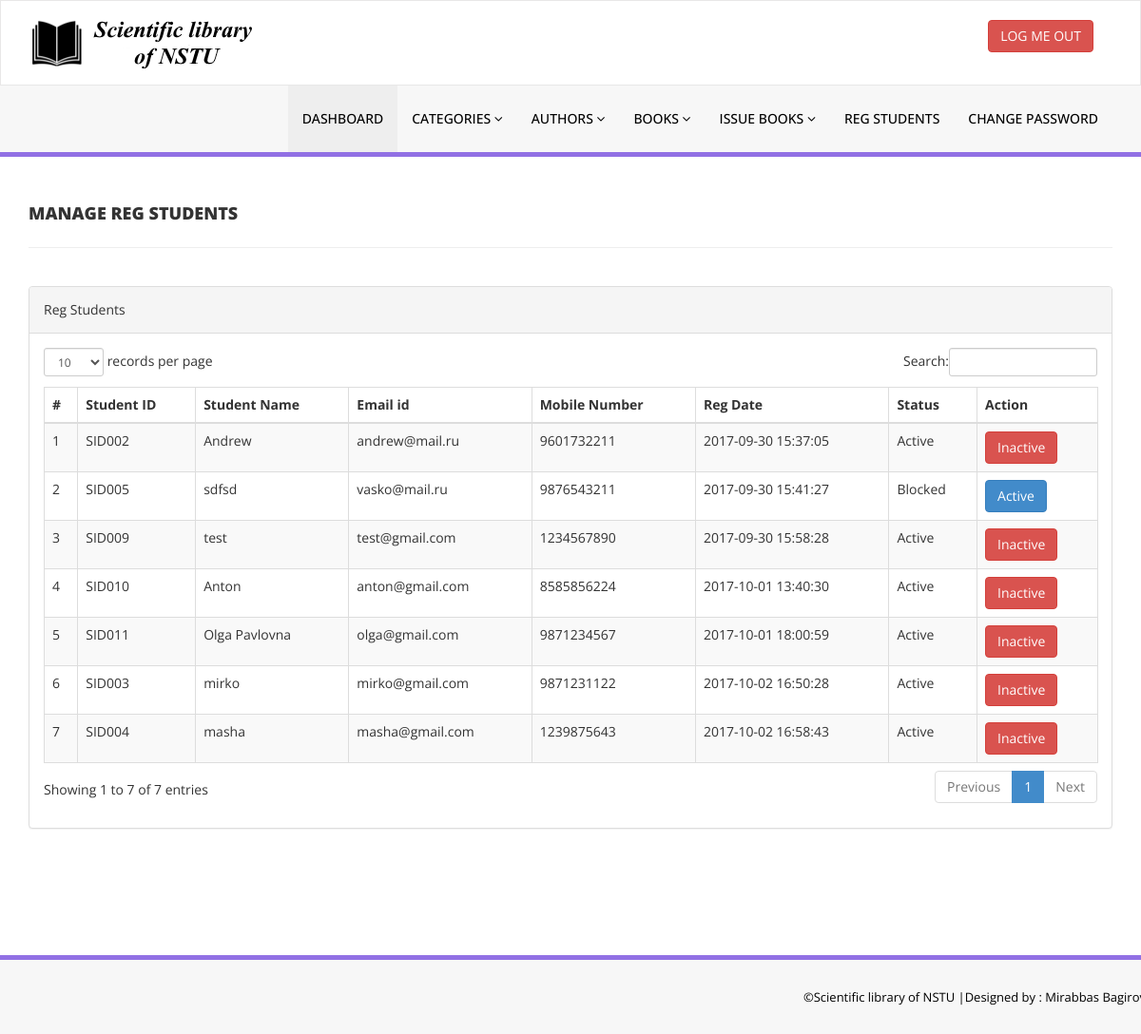
Screenshot of /nstu_library/admin/reg-students.php (signed in) with the database file from the repository.
### tables this page shows
CREATE TABLE `tblstudents` (
  `id` int(11) NOT NULL,
  `StudentId` varchar(100) DEFAULT NULL,
  `FullName` varchar(120) DEFAULT NULL,
  `EmailId` varchar(120) DEFAULT NULL,
  `MobileNumber` char(11) DEFAULT NULL,
  `Password` varchar(120) DEFAULT NULL,
  `Status` int(1) DEFAULT NULL,
  `RegDate` timestamp NULL DEFAULT CURRENT_TIMESTAMP,
  `UpdationDate` timestamp NULL DEFAULT NULL ON UPDATE CURRENT_TIMESTAMP
);

### nstu_library/admin/reg-students.php (the view, shortened to what this page needs)
<?php
include('includes/config.php');
if(strlen($_SESSION['alogin'])==0)
    {
header('location:index.php');
}
else{
    ?>
<!DOCTYPE html>
<html xmlns="http://www.w3.org/1999/xhtml">
<head>
    <link href="assets/css/bootstrap.css" rel="stylesheet" />
    <link href="assets/css/font-awesome.css" rel="stylesheet" />
    <link href="assets/js/dataTables/dataTables.bootstrap.css" rel="stylesheet" />
    <link href="assets/css/style.css" rel="stylesheet" />
</head>
<body>
<?php include('includes/header.php');?>
    <div class="content-wrapper">
         <div class="container">
        <div class="row pad-botm">
            <div class="col-md-12">
                <h4 class="header-line">Manage Reg Students</h4>
    </div>
        </div>
            <div class="row">
                <div class="col-md-12">
                    <div class="panel panel-default">
                        <div class="panel-heading">
                          Reg Students
                        </div>
                        <div class="panel-body">
                            <div class="table-responsive">
                                <table class="table table-striped table-bordered table-hover" id="dataTables-example">
                                    <thead>
                                        <tr>
                                            <th>#</th>
                                            <th>Student ID</th>
                                            <th>Student Name</th>
                                            <th>Email id </th>
                                            <th>Mobile Number</th>
                                            <th>Reg Date</th>
                                            <th>Status</th>
                                            <th>Action</th>
                                        </tr>
                                    </thead>
                                    <tbody>
<?php $sql = "SELECT * from tblstudents";
$query = $dbh -> prepare($sql);
$query->execute();
$results=$query->fetchAll(PDO::FETCH_OBJ);
$cnt=1;
if($query->rowCount() > 0)
{
foreach($results as $result)
{               ?>
                                        <tr class="odd gradeX">
                                            <td class="center"><?php echo htmlentities($cnt);?></td>
                                            <td class="center"><?php echo htmlentities($result->StudentId);?></td>
                                            <td class="center"><?php echo htmlentities($result->FullName);?></td>
                                            <td class="center"><?php echo htmlentities($result->EmailId);?></td>
                                            <td class="center"><?php echo htmlentities($result->MobileNumber);?></td>
                                             <td class="center"><?php echo htmlentities($result->RegDate);?></td>
                                            <td class="center"><?php if($result->Status==1)
                                            {
                                                echo htmlentities("Active");
                                            } else {
                                            echo htmlentities("Blocked");
}
                                            ?></td>
                                            <td class="center">
<?php if($result->Status==1)
 {?>
<a href="reg-students.php?inid=<?php echo htmlentities($result->id);?>" onclick="return confirm('Are you sure you want to block this student?');"" >  <button class="btn btn-danger"> Inactive</button>
<?php } else {?>
                                            <a href="reg-students.php?id=<?php echo htmlentities($result->id);?>" onclick="return confirm('Are you sure you want to active this student?');""><button class="btn btn-primary"> Active</button>
                                            <?php } ?>
                                            </td>
                                        </tr>
 <?php $cnt=$cnt+1;}} ?>
                                    </tbody>
                                </table>
                            </div>
                        </div>
                    </div>
                </div>
            </div>
    </div>
    </div>
  <?php include('includes/footer.php');?>
</body>
</html>
<?php } ?>

### nstu_library/admin/assets/css/style.css (style rules this page uses)
.content-wrapper { margin-top: 40px; min-height:800px; padding-bottom:90px; }
.header-line { font-weight:900; padding-bottom:25px; border-bottom:1px solid #eeeeee; text-transform:uppercase; }
.pad-botm { padding-bottom:30px; }

### rows the page displays
tblstudents: StudentId "SID002", FullName "Andrew", EmailId "andrew@mail.ru", MobileNumber "9601732211", RegDate "2017-09-30 15:37:05"
tblstudents: StudentId "SID005", FullName "sdfsd", EmailId "vasko@mail.ru", MobileNumber "9876543211", RegDate "2017-09-30 15:41:27"
tblstudents: StudentId "SID009", FullName "test", EmailId "test@gmail.com", MobileNumber "1234567890", RegDate "2017-09-30 15:58:28"
tblstudents: StudentId "SID010", FullName "Anton", EmailId "anton@gmail.com", MobileNumber "8585856224", RegDate "2017-10-01 13:40:30"
tblstudents: StudentId "SID011", FullName "Olga Pavlovna", EmailId "olga@gmail.com", MobileNumber "9871234567", RegDate "2017-10-01 18:00:59"
tblstudents: StudentId "SID003", FullName "mirko", EmailId "mirko@gmail.com", MobileNumber "9871231122", RegDate "2017-10-02 16:50:28"
tblstudents: StudentId "SID004", FullName "masha", EmailId "masha@gmail.com", MobileNumber "1239875643", RegDate "2017-10-02 16:58:43"
